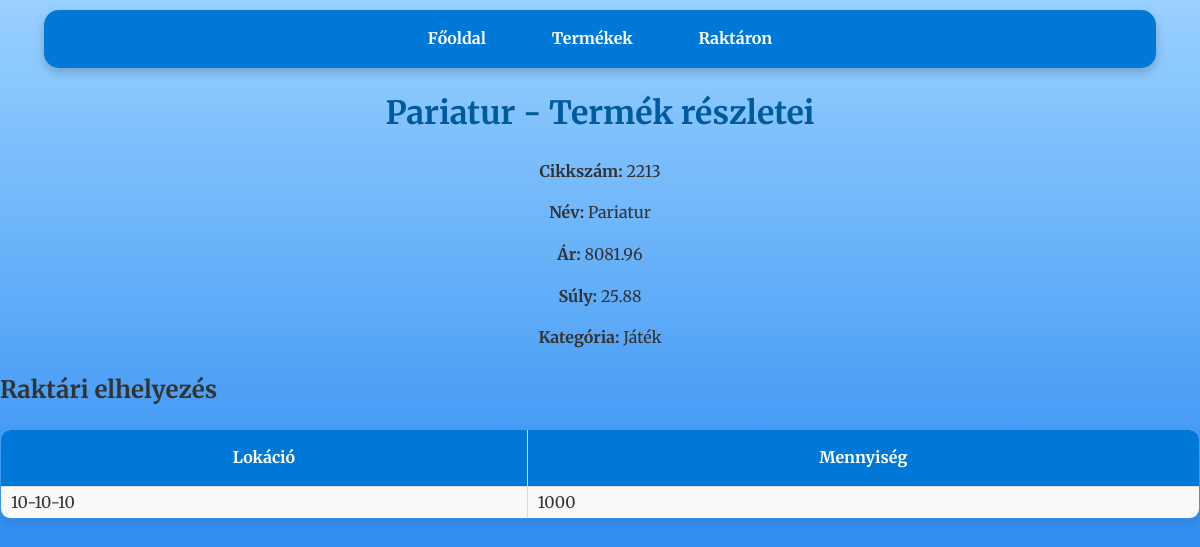
Before: /product/2213 with the older database file.
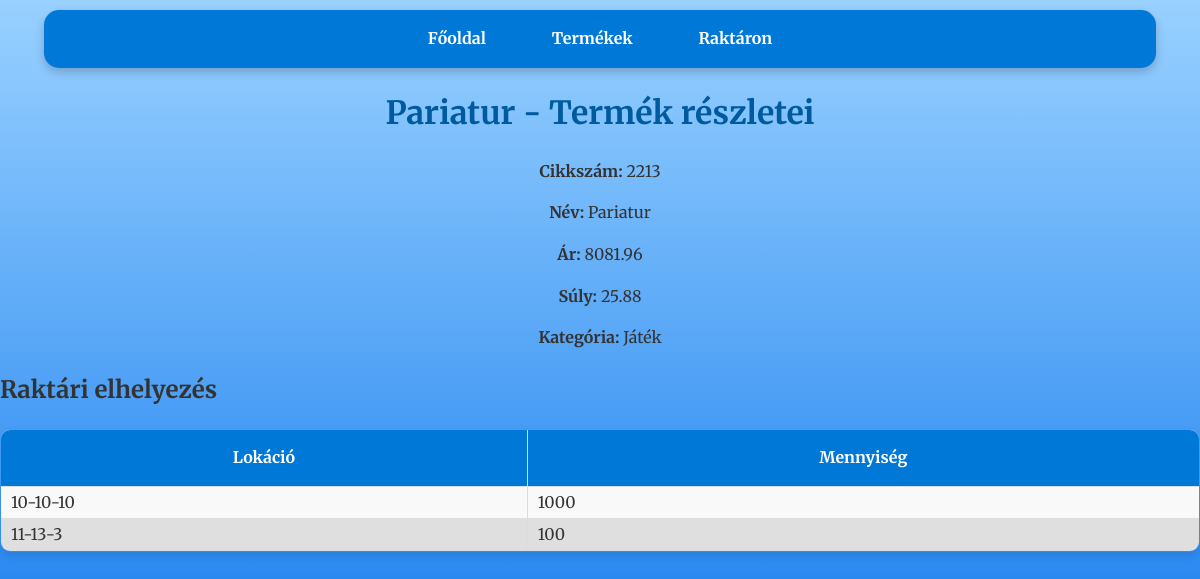
After: the same page with the newer database file.
### tables this page shows
CREATE TABLE stock (
                    id INTEGER PRIMARY KEY,
                    cikkszam TEXT,
                    lokacio TEXT,
                    mennyiseg INTEGER,
                    FOREIGN KEY(cikkszam) REFERENCES products(cikkszam));

### raktar_program-master/app.py (the view)
@app.route('/product/<cikkszam>')
def product_details(cikkszam):
    conn = get_db_connection()
    product = conn.execute(
        'SELECT * FROM products WHERE cikkszam = ?',
        (cikkszam,)
    ).fetchone()
    stock = conn.execute(
        '''SELECT stock.id, stock.lokacio, stock.mennyiseg
           FROM stock
           WHERE stock.cikkszam = ?''',
        (cikkszam,)
    ).fetchall()
    conn.close()
    return render_template(
        'product_details.html',
        product=product,
        stock=stock
    )

### raktar_program-master/app.py (called while the page is built)
def get_db_connection():
    conn = sqlite3.connect('database.db')
    conn.row_factory = sqlite3.Row
    return conn

### raktar_program-master/templates/product_details.html (shortened to what this page needs)
<!DOCTYPE html>
<html lang="hu">
<head>
    <link rel="stylesheet" href="{{ url_for('static', filename='css/style.css') }}">
</head>
<body>
    <nav>
        <a href="{{ url_for('index') }}">Főoldal</a>
        <a href="{{ url_for('products') }}">Termékek</a>
        <a href="{{ url_for('stock') }}">Raktáron</a>
    </nav>
    <h1>{{ product.nev }} - Termék részletei</h1>
    <div class="product-details">
        <p><strong>Cikkszám:</strong> {{ product.cikkszam }}</p>
        <p><strong>Név:</strong> {{ product.nev }}</p>
        <p><strong>Ár:</strong> {{ product.ar }}</p>
        <p><strong>Súly:</strong> {{ product.suly }}</p>
        <p><strong>Kategória:</strong> {{ product.kategoria }}</p>
    </div>
    <h2>Raktári elhelyezés</h2>
    <table>
        <thead>
            <tr>
                <th>Lokáció</th>
                <th>Mennyiség</th>
            </tr>
        </thead>
        <tbody>
            {% for item in stock %}
            <tr>
                <td>{{ item.lokacio }}</td>
                <td>{{ item.mennyiseg }}</td>
            </tr>
            {% endfor %}
        </tbody>
    </table>
</body>
</html>

Changed rows visible on the page:
added stock: lokacio "11-13-3", mennyiseg "100"
